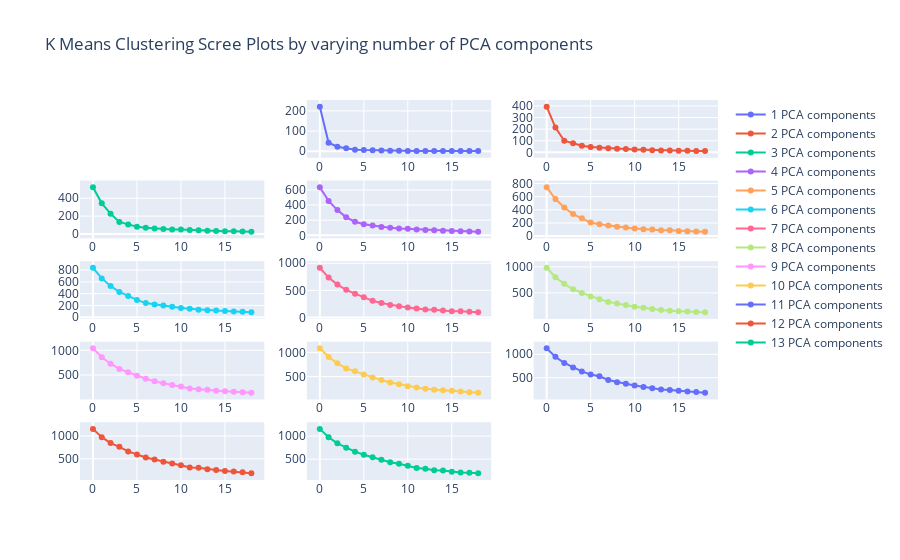

Notebook code cell kept with this figure:
### Markdown cell above
In K Means Clustering, adding up all the squared distances to the nearest center gives us a measure of total distance called "error". If we plot this error against the number of clusters K, we get a scree plot. We can see that there's no "elbow" in the scree plots beyond 4 PCA components. An "elbow" is where the error falls dramatically and then levels off. The x-axis of the elbow is the best number of clusters we are looking for. If the error only gradually falls (no elbow) then there is no obvious best K using this methodology.

### Code cell
# import libraries
from sklearn.cluster import KMeans
from plotly.subplots import make_subplots
import math

# create subplots
fig=make_subplots(rows=math.ceil(len(dataset_final.columns)/3), cols=3)

# perform PCA for a varying number of components
for i in range(1,len(dataset_final.columns)+1):
    pca = PCA(n_components=i)
    pca_result = pca.fit_transform(dataset_scaled)
    
    # perform K Means Clustering by varying number of clusters
    error, cluster =[], []
    for k in range(1,20):
        km = KMeans(n_clusters=k)
        km = km.fit(pca_result)
        error.append(km.inertia_)
        cluster.append(k)
    
    # plotting
    fig.add_scatter(y=error, row=int(i/3)+1, col=i%3+1, name=str(i)+' PCA components')

# output plots
fig.update_layout(title='K Means Clustering Scree Plots by varying number of PCA components')
fig.show()

### Figure 1 — Plotly figure (JSON) as saved in the notebook; plotly's stock layout.template omitted (floating-point values rounded to 4 significant figures)
{"data": [{"name": "1 PCA components", "type": "scatter", "xaxis": "x2", "y": [221.2, 42.01, 22.14, 14.67, 7.338, 5.556, 4.3, 3.106, 2.055, 1.618, 1.308, 1.091, 0.8684, 0.7409, 0.6244, 0.5632, 0.4231, 0.3575, 0.302], "yaxis": "y2"}, {"name": "2 PCA components", "type": "scatter", "xaxis": "x3", "y": [393.9, 213.8, 100.5, 78.41, 56.93, 45.6, 40.1, 36.25, 30.8, 28.4, 25.02, 22.45, 19.17, 16.7, 15.16, 14.67, 13.51, 11.69, 10.66], "yaxis": "y3"}, {"name": "3 PCA components", "type": "scatter", "xaxis": "x4", "y": [523.0, 342.7, 227.7, 134.9, 107.8, 82.56, 69.41, 61.82, 56.99, 51.93, 50.55, 45.74, 42.57, 38.34, 34.62, 32.41, 30.8, 29.66, 26.58], "yaxis": "y4"}, {"name": "4 PCA components", "type": "scatter", "xaxis": "x5", "y": [635.5, 454.8, 332.7, 238.1, 179.5, 146.9, 128.6, 111.0, 99.71, 90.87, 85.45, 78.12, 70.99, 66.39, 60.98, 58.42, 53.32, 51.37, 48.04], "yaxis": "y5"}, {"name": "5 PCA components", "type": "scatter", "xaxis": "x6", "y": [744.4, 563.6, 435.5, 335.3, 270.9, 206.5, 180.0, 159.9, 143.4, 130.9, 116.3, 105.6, 101.2, 90.22, 87.89, 79.61, 75.72, 71.65, 67.4], "yaxis": "y6"}, {"name": "6 PCA components", "type": "scatter", "xaxis": "x7", "y": [839.1, 658.4, 529.7, 429.1, 361.9, 294.0, 240.3, 216.6, 199.2, 178.1, 155.6, 143.3, 129.2, 119.1, 112.7, 106.5, 97.22, 94.87, 85.02], "yaxis": "y7"}, {"name": "7 PCA components", "type": "scatter", "xaxis": "x8", "y": [916.7, 735.8, 607.0, 510.2, 438.8, 371.8, 307.6, 265.8, 232.3, 209.7, 185.0, 167.3, 147.2, 145.1, 128.4, 117.6, 114.2, 107.2, 97.1], "yaxis": "y8"}, {"name": "8 PCA components", "type": "scatter", "xaxis": "x9", "y": [983.6, 802.6, 674.1, 569.9, 500.5, 433.1, 380.1, 327.9, 295.2, 270.0, 234.7, 216.8, 189.0, 170.1, 159.3, 147.8, 143.5, 131.4, 129.0], "yaxis": "y9"}, {"name": "9 PCA components", "type": "scatter", "xaxis": "x10", "y": [1040.0, 858.0, 728.3, 623.6, 555.3, 482.7, 424.6, 371.2, 335.7, 298.6, 267.3, 228.4, 210.5, 202.8, 179.6, 173.5, 160.9, 152.1, 139.9], "yaxis": "y10"}, {"name": "10 PCA components", "type": "scatter", "xaxis": "x11", "y": [1086.0, 904.3, 774.8, 669.5, 608.0, 544.0, 478.1, 426.3, 377.4, 339.9, 297.9, 275.0, 246.1, 226.2, 216.0, 202.4, 190.0, 173.9, 162.3], "yaxis": "y11"}, {"name": "11 PCA components", "type": "scatter", "xaxis": "x12", "y": [1127.0, 945.2, 815.0, 717.6, 634.8, 567.2, 531.9, 452.7, 406.2, 372.4, 332.5, 303.8, 275.7, 250.9, 238.6, 221.6, 205.0, 194.3, 178.6], "yaxis": "y12"}, {"name": "12 PCA components", "type": "scatter", "xaxis": "x13", "y": [1157.0, 974.8, 844.4, 763.5, 661.8, 597.4, 529.9, 483.1, 435.1, 399.3, 358.4, 311.6, 302.8, 272.0, 253.1, 233.7, 220.4, 206.2, 180.8], "yaxis": "y13"}, {"name": "13 PCA components", "type": "scatter", "xaxis": "x14", "y": [1157.0, 976.2, 844.4, 744.9, 662.0, 596.3, 539.3, 486.3, 433.4, 398.2, 355.3, 310.4, 290.3, 260.2, 251.6, 228.1, 212.0, 205.4, 191.9], "yaxis": "y14"}], "layout": {"title": {"text": "K Means Clustering Scree Plots by varying number of PCA components"}, "xaxis": {"anchor": "y", "domain": [0, 0.2889]}, "xaxis10": {"anchor": "y10", "domain": [0, 0.2889]}, "xaxis11": {"anchor": "y11", "domain": [0.3556, 0.6444]}, "xaxis12": {"anchor": "y12", "domain": [0.7111, 1]}, "xaxis13": {"anchor": "y13", "domain": [0, 0.2889]}, "xaxis14": {"anchor": "y14", "domain": [0.3556, 0.6444]}, "xaxis15": {"anchor": "y15", "domain": [0.7111, 1]}, "xaxis2": {"anchor": "y2", "domain": [0.3556, 0.6444]}, "xaxis3": {"anchor": "y3", "domain": [0.7111, 1]}, "xaxis4": {"anchor": "y4", "domain": [0, 0.2889]}, "xaxis5": {"anchor": "y5", "domain": [0.3556, 0.6444]}, "xaxis6": {"anchor": "y6", "domain": [0.7111, 1]}, "xaxis7": {"anchor": "y7", "domain": [0, 0.2889]}, "xaxis8": {"anchor": "y8", "domain": [0.3556, 0.6444]}, "xaxis9": {"anchor": "y9", "domain": [0.7111, 1]}, "yaxis": {"anchor": "x", "domain": [0.848, 1]}, "yaxis10": {"anchor": "x10", "domain": [0.212, 0.364]}, "yaxis11": {"anchor": "x11", "domain": [0.212, 0.364]}, "yaxis12": {"anchor": "x12", "domain": [0.212, 0.364]}, "yaxis13": {"anchor": "x13", "domain": [0, 0.152]}, "yaxis14": {"anchor": "x14", "domain": [0, 0.152]}, "yaxis15": {"anchor": "x15", "domain": [0, 0.152]}, "yaxis2": {"anchor": "x2", "domain": [0.848, 1]}, "yaxis3": {"anchor": "x3", "domain": [0.848, 1]}, "yaxis4": {"anchor": "x4", "domain": [0.636, 0.788]}, "yaxis5": {"anchor": "x5", "domain": [0.636, 0.788]}, "yaxis6": {"anchor": "x6", "domain": [0.636, 0.788]}, "yaxis7": {"anchor": "x7", "domain": [0.424, 0.576]}, "yaxis8": {"anchor": "x8", "domain": [0.424, 0.576]}, "yaxis9": {"anchor": "x9", "domain": [0.424, 0.576]}}}
